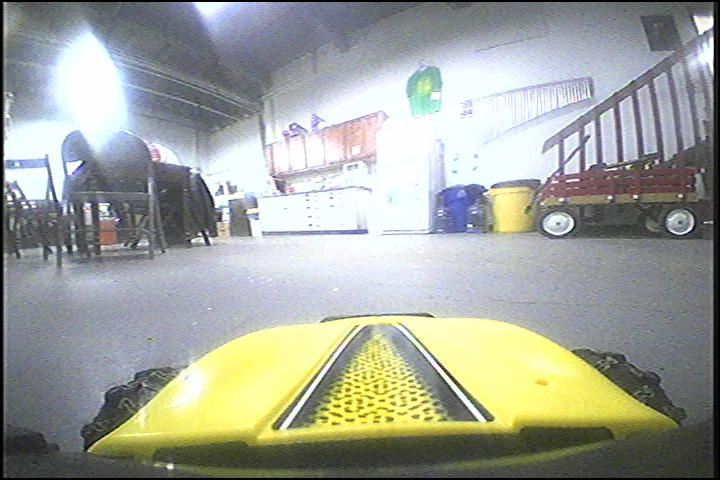
#> input picture testing_scripts/cnn_train/build_dataset/img_dir/demo1/1518386438.89-demo1-FS.png, 720 x 480 px, found by its file name; its folder holds only this picture in this run
$ python build_dataset.py
#> lines starting #> are read from the running program, lines starting #| are printed output that depends on the picture
import numpy as np
import cv2
import os
#import re
#import fnmatch
# ???

# recurse into every directory that has images that match filename pattern
# build data format:
# path and filename, flattened array of image data, command
#
# Each image will be 259200 bytes or just about 1/4 MB
# This might be necessary if we decide to train on large batches.

print(os.getcwd())

#imgdir = './'
imgdir = "img_dir"

# we are going to only go one level down on subdirectories
#subdirs = os.listdir('./') # Guess I need a list comprehension thingie?
subdirs = [dirs for dirs in os.listdir(imgdir) if os.path.isdir(dirs)]
print(subdirs)
# TODO make safer, like how current structure has nested directory

# print(os.listdir(subdirs[0])) # forgot to put files in the first directory

training_data = []

#training_data[0] = "dir/file.png"
#training_data[1] = "123456"
#training_data[2] = "FS"

def flattenImage(path):
    # take in path to image and return flattened numpy array
    # TODO make safer
    # return np.array(cv2.imread(path)).flatten()
    #
    # perform our deinterlace and shrink
#> called with path = 'demo1/1518386438.89-demo1-FS.png'
    img = cv2.imread(path)
#> img is the input picture: shape (480, 720, 3); mean B, G, R 154.4, 163.4, 159.9
    img = img[0::2,0::2,::] # now deinterlaced and shrunk
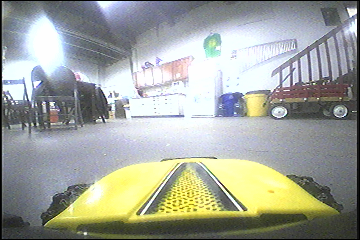
#> img: shape (240, 360, 3); mean B, G, R 154.5, 163.6, 160.1
    return np.array(img).flatten()


def getDirection(filename):
    # TODO make safer with a regexp or something
    # assuming 3 letter extension with .
    #print(filename[-6:-4])
    return filename[-6:-4]

for s in subdirs:
    # files = [filz for filz in os.listdir(s)] # if fnmatch.fnmatch(filz, '^[01234567890.]{10,13}\-[\w]{0,64}\-[FNB][LSR].png$')]
    files = os.listdir(s)
    # if the trick works, why not do it twice?
    # if it doesn't work, then let's not do it...
    for fi, f in enumerate(files):
        # Have to be careful to not delete from list we're iterating over
        d = [s + "/" + f,
             flattenImage(s + "/" + f),
             getDirection(f)]
        # [4 lines of commented-out code are left out]
        training_data.append(d) # add row
        # path may not be portable

#print(training_data[0])
for td in training_data:
    print(td)
#> this loop made 1 pass
#> (printed output is left out)
#    for t in td[1]:
#        print(t)
# make sure we have some valid data
